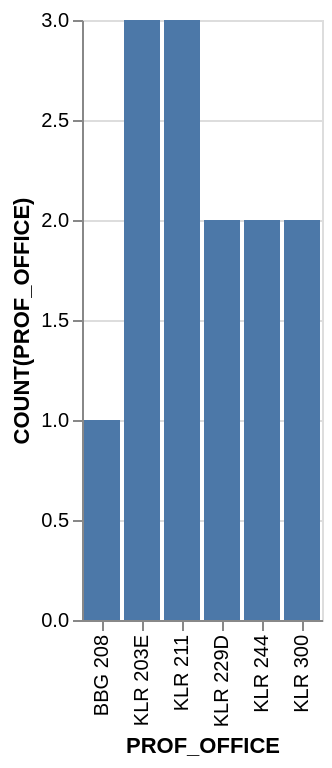

Vega-Lite specification for this chart:
### Vega-Lite specification from a JSON file in a GitHub repository (floating-point values rounded to 4 significant figures)
{"data": {"values": [{"x_data": "BBG 208", "y_data": 1}, {"x_data": "KLR 203E", "y_data": 3}, {"x_data": "KLR 211", "y_data": 3}, {"x_data": "KLR 229D", "y_data": 2}, {"x_data": "KLR 244", "y_data": 2}, {"x_data": "KLR 300", "y_data": 2}]}, "mark": "bar", "encoding": {"x": {"field": "x_data", "type": "nominal", "title": "PROF_OFFICE", "sort": "ascending"}, "y": {"field": "y_data", "type": "quantitative", "title": "COUNT(PROF_OFFICE)"}}}
